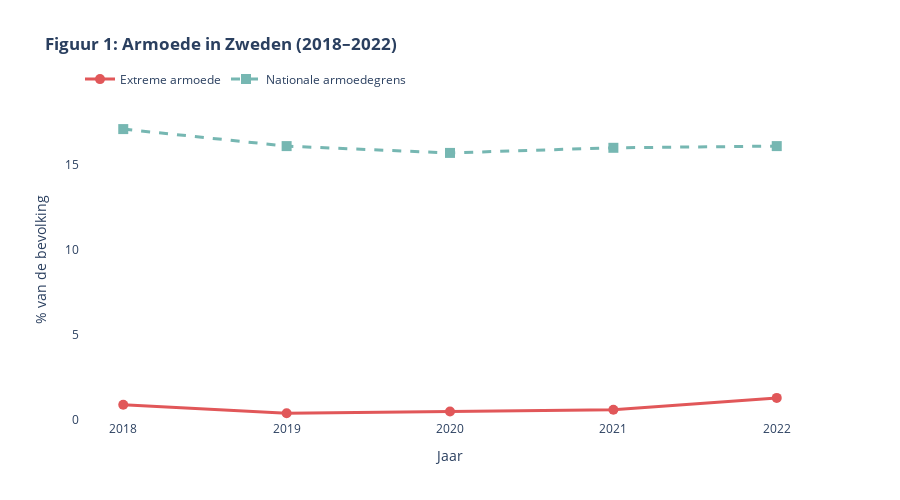

The notebook cell saved with this chart:
### Markdown cell above
De grafiek toont de gemiddelde CPI verandering per kwartaal in Zweden tussen 2014 en 2024. Deze verandering wordt weergeven in procenten die schommelen van -0,4% tot +1,1%. De grafiek bevat vooral positieve waardes. Er zijn geen extremene schommelingen.

Rond het eerste kwartaal van 2020, rond COVID, is er een afname van -0,4% maar dit wordt weer herstelt later rond 2022.

### Code cell
import pandas as pd
import plotly.graph_objects as go

# Data inladen
df = pd.read_csv('processed_data/WDI_2014-2024.csv')

# Jaar-kolommen selecteren
jaar_kolommen = [col for col in df.columns if '[YR' in col]

# Omzetten naar lang formaat
df_long = df.melt(
    id_vars=['Country Name', 'Country Code', 'Series Name', 'Series Code'],
    value_vars=jaar_kolommen,
    var_name='Year',
    value_name='Value'
)
df_long['Year'] = df_long['Year'].str.extract(r'(\d{4})').astype(int)
df_long['Value'] = pd.to_numeric(df_long['Value'], errors='coerce')

# ✅ Filter op de jaren 2018 t/m 2022
df_long = df_long[df_long['Year'].between(2018, 2022)]

# Nederlandse vertaling van indicatornamen
vertaal = {
    'Poverty headcount ratio at $3.00 a day (2021 PPP) (% of population)': 'Extreme armoede',
    'Poverty headcount ratio at national poverty lines (% of population)': 'Nationale armoedegrens'
}
geselecteerde_series = list(vertaal.keys())

# Filter op land, series en jaar
df_poverty = df_long[
    (df_long['Country Name'] == 'Sweden') &
    (df_long['Series Name'].isin(geselecteerde_series))
].dropna(subset=['Value'])

# Vervang naar Nederlandse labels
df_poverty['Series Name'] = df_poverty['Series Name'].map(vertaal)

# Sorteer netjes
df_poverty = df_poverty.sort_values(by=['Series Name', 'Year'])

# Stijlen per serie
styles = {
    'Extreme armoede': {'color': '#E15759', 'dash': 'solid', 'symbol': 'circle'},
    'Nationale armoedegrens': {'color': '#76B7B2', 'dash': 'dash', 'symbol': 'square'}
}

# Plot maken
fig1 = go.Figure()

for name, group in df_poverty.groupby('Series Name'):
    fig1.add_trace(go.Scatter(
        x=group['Year'],
        y=group['Value'],
        name=name,
        mode='lines+markers',
        line=dict(color=styles[name]['color'], width=3, dash=styles[name]['dash']),
        marker=dict(size=10, symbol=styles[name]['symbol']),
        hovertemplate='<b>%{x}</b><br>%{y:.1f}%<extra></extra>'
    ))

# Grafiek lay-out
fig1.update_layout(
    title='<b>Figuur 1: Armoede in Zweden (2018–2022)</b>',
    xaxis=dict(title='Jaar', dtick=1),
    yaxis=dict(title='% van de bevolking', range=[0, df_poverty['Value'].max() * 1.1]),
    legend=dict(orientation="h", yanchor="bottom", y=1.02),
    height=500,
    plot_bgcolor='white'
)

fig1.show()

### Figure 1 — Plotly figure (JSON) as saved in the notebook; plotly's stock layout.template omitted (floating-point values rounded to 4 significant figures)
{"data": [{"hovertemplate": "<b>%{x}</b><br>%{y:.1f}%<extra></extra>", "line": {"color": "#E15759", "dash": "solid", "width": 3}, "marker": {"size": 10, "symbol": "circle"}, "mode": "lines+markers", "name": "Extreme armoede", "type": "scatter", "x": [2018, 2019, 2020, 2021, 2022], "y": [0.9, 0.4, 0.5, 0.6, 1.3]}, {"hovertemplate": "<b>%{x}</b><br>%{y:.1f}%<extra></extra>", "line": {"color": "#76B7B2", "dash": "dash", "width": 3}, "marker": {"size": 10, "symbol": "square"}, "mode": "lines+markers", "name": "Nationale armoedegrens", "type": "scatter", "x": [2018, 2019, 2020, 2021, 2022], "y": [17.1, 16.1, 15.7, 16.0, 16.1]}], "layout": {"height": 500, "legend": {"orientation": "h", "y": 1.02, "yanchor": "bottom"}, "plot_bgcolor": "white", "title": {"text": "<b>Figuur 1: Armoede in Zweden (2018–2022)</b>"}, "xaxis": {"dtick": 1, "title": {"text": "Jaar"}}, "yaxis": {"range": [0, 18.81], "title": {"text": "% van de bevolking"}}}}
